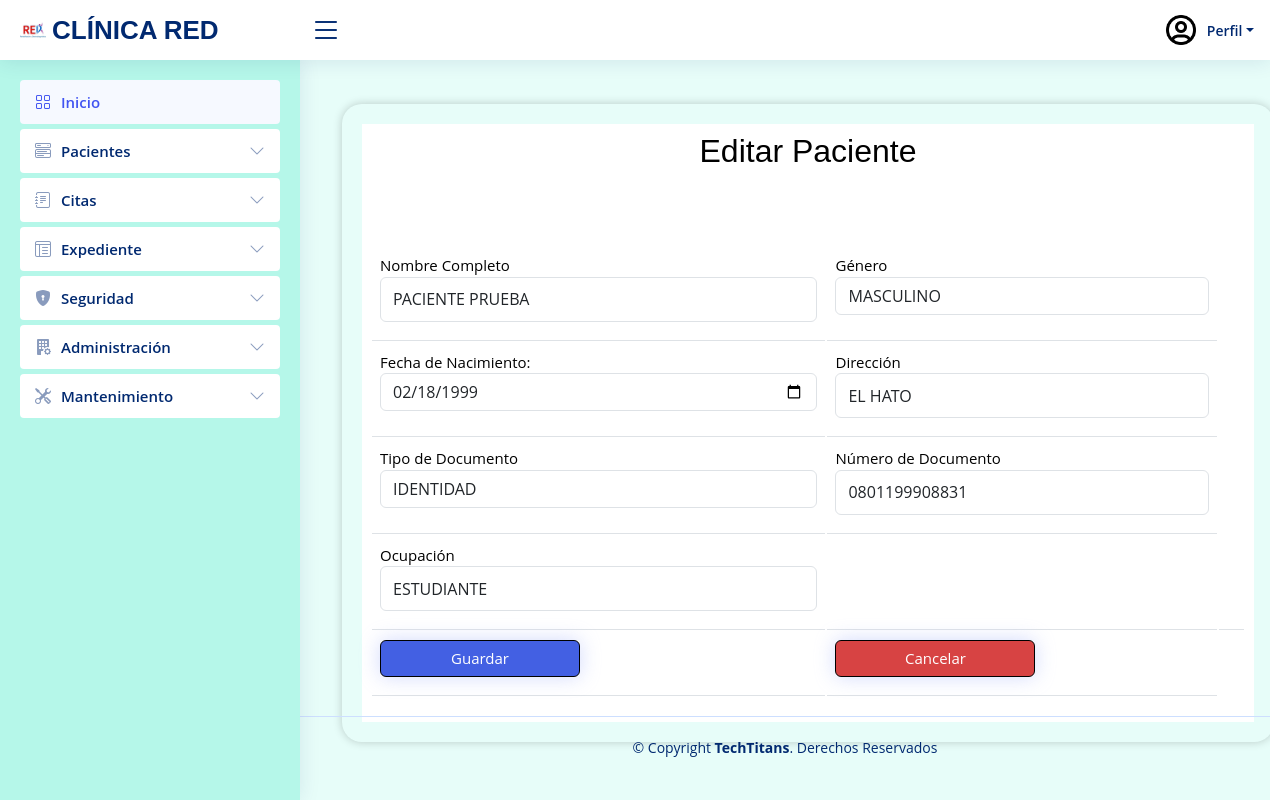
The app's page /PHP/Negocio/Paciente/V_Paciente/V_Editar_Paciente.php?id=1 (signed in) with its own data.
### tables this page shows
CREATE TABLE `tbl_paciente` (
  `Id_Paciente` int(11) NOT NULL,
  `Numero_Documento` varchar(15) NOT NULL,
  `Nombre` varchar(80) NOT NULL,
  `Direccion` varchar(80) NOT NULL,
  `FechaNacimiento` date NOT NULL,
  `IdGenero` int(11) NOT NULL,
  `Id_Tipo_Documento` int(11) NOT NULL,
  `Ocupacion` varchar(50) NOT NULL,
  `Estado_Paciente` tinyint(2) NOT NULL
);

CREATE TABLE `tbl_genero` (
  `IdGenero` int(11) NOT NULL,
  `Descripcion` varchar(10) DEFAULT NULL
);

CREATE TABLE `tbl_tipo_documento` (
  `Id_Tipo_Documento` int(11) NOT NULL,
  `Descripcion` varchar(45) DEFAULT NULL
);

### PHP/Negocio/Paciente/V_Paciente/V_Editar_Paciente.php (the view, shortened to what this page needs)
<?php
require_once '../C_Paciente/C_editar_paciente.php';
if ($_SERVER["REQUEST_METHOD"] == "GET" && isset($_GET["id"])) {
    $idPaciente = $_GET["id"];
    $obtenerPacienteQuery = "SELECT * FROM tbl_paciente WHERE Id_Paciente = ?";
    $stmt = mysqli_prepare($conexion, $obtenerPacienteQuery);
    mysqli_stmt_bind_param($stmt, "i", $idPaciente);
    mysqli_stmt_execute($stmt);
    $resultado = mysqli_stmt_get_result($stmt);
    $paciente = mysqli_fetch_assoc($resultado);
}
?>
<!DOCTYPE html>
<html lang="en">
<head>
    <link href="../../../../assets/vendor/bootstrap/css/bootstrap.min.css" rel="stylesheet">
    <link href="../../../../assets/vendor/bootstrap-icons/bootstrap-icons.css" rel="stylesheet">
    <link href="../../../../assets/vendor/boxicons/css/boxicons.min.css" rel="stylesheet">
    <link href="../../../../assets/vendor/quill/quill.snow.css" rel="stylesheet">
    <link href="../../../../assets/vendor/quill/quill.bubble.css" rel="stylesheet">
    <link href="../../../../assets/vendor/remixicon/remixicon.css" rel="stylesheet">
    <link href="../../../../assets/vendor/simple-datatables/style.css" rel="stylesheet">
    <link href="./nuevopaciente.css" rel="stylesheet">
    <link href="../../../../assets/css/style.css" rel="stylesheet">
    <link rel="stylesheet" href="https://cdn.datatables.net/1.13.7/css/jquery.dataTables.css" />
</head>
<body>
    <?php
    include '../../../../Recursos/Componentes/header.php';
    ?>
    <main id="main" class="table">
        <div class="container mt-4">
            <div class="col-12">
                <center>
                    <h2>Editar Paciente</h2>
                </center>
                <div class="contenedor__todo">
                    <form action="../C_Paciente/C_editar_paciente.php" method="post" class="formulario__register" id="registerFormPaciente">
                        <table class="table" style:"align-items-center">
                            <tbody>
                                <tr>
                                    <td>
                                        <div class="formulario__grupo" id="grupo__nombre">
                                            <label for="nombre">Nombre Completo</label>
                                            <div class="formulario__grupo-input">
                                                <input type="text"  class="formulario__input"  name="nombre" id="nombre" autocomplete="off" style="text-transform: uppercase" placeholder="Ingrese su nombre completo." maxlength="80" value="<?php echo htmlspecialchars($paciente['Nombre']); ?>" required>
                                            </div>
                                        </div>
                                    </td>
                                    <?php
                                    $sql = "SELECT * FROM tbl_genero";
                                    $genero = mysqli_query($conexion, $sql);
                                    ?>
                                    <td>
                                        <div class="formulario__grupo">
                                            <label for="genero">Género</label>
                                            <select type="text" name="genero" id="mensajeGenero1" class="form-control" placeholder="Genero" class="combobox" value="<?php echo htmlspecialchars($paciente['IdGenero']); ?>" required>
                                                <?php
                                                foreach ($genero as $fila) {
                                                ?>
                                                    <option value="<?php echo $fila['IdGenero']; ?>" <?php if ($fila['IdGenero'] == $paciente['IdGenero']) echo "selected"; ?>><?php echo $fila['Descripcion']; ?></option>
                                                <?php
                                                }
                                                ?>
                                            </select>
                                        </div>
                                    </td>
                                </tr>
                                <tr>
                                    <td>
                                        <div class="formulario__grupo" id="grupo__fecha">
                                            <label for="Fechanacimiento">Fecha de Nacimiento:</label>
                                            <input type="date" placeholder="Fecha de Nacimiento" name="fechanacimiento" id="fechanacimiento" class="form-control" value="<?php echo htmlspecialchars($paciente['FechaNacimiento']); ?>">
                                        </div>
                                    </td>
                                    <td>
                                        <div class="formulario__grupo" id="grupo__direccion">
                                            <label for="direccion">Dirección</label>
                                            <div class="formulario__grupo-input">
                                                <input type="text" class="formulario__input" name="direccion" id="direccion" placeholder="Dirección" style="text-transform: uppercase" maxlength="80" value="<?php echo htmlspecialchars($paciente['Direccion']); ?>" required>
                                            </div>
                                        </div>
                                    </td>
                                </tr>
                                <tr>
                                    <?php
                                    $sql = "SELECT * FROM tbl_tipo_documento";
                                    $resultado = mysqli_query($conexion, $sql);
                                    ?>
                                    <td>
                                        <div class="gender-options">
                                            <label for="tipo_documento" >Tipo de Documento</label>
                                            <select type="int"  name="tipo_documento" id="mensajeDocumento1" class="form-control" autocomplete="off" class="combobox">
                                                <?php
                                                foreach ($resultado as $fila) {
                                                ?>
                                                    <option value="<?php echo $fila['Id_Tipo_Documento']; ?>" <?php if ($fila['Id_Tipo_Documento'] == $paciente['Id_Tipo_Documento']) echo "selected"; ?>><?php echo $fila['Descripcion']; ?></option>
                                                <?php
                                                }
                                                ?>
                                            </select>
                                        </div>
                                    </td>
                                    <td>
                                        <div class="formulario__grupo" id="grupo__numero_de_documento">
                                            <label for="numero_de_documento">Número de Documento</label>
                                            <div class="formulario__grupo-input">
                                                <input type="text"  maxlength="15" class="formulario__input" name="numero_de_documento" id="numero_de_documento" placeholder=" INGRESE SU NÚMERO DE DOCUMENTO" required autocomplete="off" value="<?php echo htmlspecialchars($paciente['Numero_Documento']); ?>" >
                                            </div>
                                        </div>
                                    </td>
                                </tr>
                                <tr>
                                    <td>
                                        <div class="formulario__grupo" id="grupo__ocupacion">
                                            <label for="ocupacion">Ocupación</label>
                                            <div class="formulario__grupo-input">
                                                <input type="text" style="text-transform: uppercase" class="formulario__input" name="ocupacion" id="ocupacion" placeholder="INGRESE SU OCUPACIÓN" autocomplete="off" required title="Ingrese solo letras (hasta 50 caracteres)." value="<?php echo $paciente['Ocupacion'] ?>" >
                                            </div>
                                        </div>
                                    </td>
                                    <td>
                                    </td>
                                    <td></td>
                                </tr>
                                <tr>
                                    <td>
                                        <div class="formulario__grupo formulario__grupo-btn-enviar">
                                            <button type="submit" id="Btnregistrar" class="btn btn-primary">Guardar</button>
                                        </div>
                                    </td>
                                    <td>
                                        <button id="Btncancelar" onclick="confirmarCancelar()" class="btn btn-danger" type="button">Cancelar</button>
                                    </td>
                                </tr>
                            </tbody>
                        </table>
                    </div>
             </div>
            </div>
    </main>
</body>
</html>

### PHP/Negocio/Paciente/V_Paciente/nuevopaciente.css (style rules this page uses)
#main { width: 80%; height: 80vh; }
.col-12 { border-radius: 20px; border: 10px; padding: 20px; box-shadow: 0 0 10px rgba(0, 0, 0, 0.2); }
.formulario__grupo { margin-bottom: 10px; }
.formulario__grupo-input { position: relative; }
.formulario__input { width: 100%; background: #fff; border-radius: 3px; height: 45px; line-height: 45px; padding: 0 40px 0 10px; transition: .3s ease all; display: block; width: 100%; padding: 0.375rem 0.75rem; font-size: 1rem; font-weight: 400; line-height: 1.5; color: var(--bs-body-color); -webkit-appearance: none; -moz-appearance: none; appearance: none; background-color: var(--bs-body-bg); background-clip: padding-box; border: var(--bs-border-width) solid var(--bs-border-color); border-radius: var(--bs-border-radius); transition: border-color 0.15s ease-in-out, box-shadow 0.15s ease-in-out; }
.formulario__mensaje, .formulario__grupo-btn-enviar { grid-column: span 2; }
.formulario__grupo-btn-enviar { display: flex; flex-direction: column; }

### assets/css/style.css (style rules this page uses)
.table { font-size: 15px; border-radius: 10px; border-collapse:initial; margin-top: 50px; }
.btn { font-size: 15px; width: 45px; background-color: #00b7ff; border: none; width: 70px; }
:root { scroll-behavior: smooth; }
body { font-family: "Open Sans", sans-serif; background: #e7fdf9; color: #444444; }
a { color: #4154f1; text-decoration: none; }
h1, h2, h3, h4, h5, h6 { font-family: "Nunito", sans-serif; }
#main { margin-top: 60px; padding: 20px 30px; transition: all 0.3s; }
.sidebar { position: fixed; top: 60px; left: 0; bottom: 0; width: 300px; z-index: 996; transition: all 0.3s; padding: 20px; overflow-y: auto; scrollbar-width: thin; scrollbar-color: #aab7cf transparent; box-shadow: 0px 0px 20px rgba(1, 41, 112, 0.1); background-color: #b5f7e9; }
@media (min-width: 1200px) { #main, #footer { margin-left: 300px; } }
.sidebar-nav { padding: 0; margin: 0; list-style: none; }
.sidebar-nav li { padding: 0; margin: 0; list-style: none; }
.sidebar-nav .nav-item { margin-bottom: 5px; }
.sidebar-nav .nav-link { display: flex; align-items: center; font-size: 15px; font-weight: 600; color: #4154f1; transition: 0.3; background: #f6f9ff; padding: 10px 15px; border-radius: 4px; }
.sidebar-nav .nav-link i { font-size: 16px; margin-right: 10px; color: #4154f1; }
.sidebar-nav .nav-link.collapsed { color: #012970; background: #fff; }
.sidebar-nav .nav-link.collapsed i { color: #899bbd; }
.sidebar-nav .nav-link .bi-chevron-down { margin-right: 0; transition: transform 0.2s ease-in-out; }
.footer { padding: 20px 0; font-size: 14px; transition: all 0.3s; border-top: 1px solid #cddfff; }
.footer .copyright { text-align: center; color: #012970; }

### records on screen
tbl_paciente: nombre "PACIENTE PRUEBA", genero "MASCULINO", fechanacimiento "02/18/1999", direccion "EL HATO", tipo_documento "IDENTIDAD", numero_de_documento "0801199908831", ocupacion "ESTUDIANTE"
